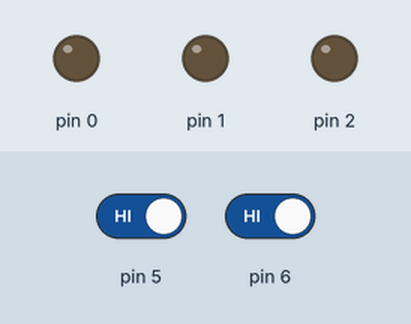
This sketch was run on a simulated Arduino Uno, built with avr-gcc and run on an emulated ATmega328P. Shown: output pins drawn as LEDs (lit = HIGH). The test bench sets the inputs (shaded band); at power-on: pin 5 HIGH, pin 6 HIGH.

Above: at 1.2 s.
1.3 s: pin 5 driven LOW
At 2.5 s:
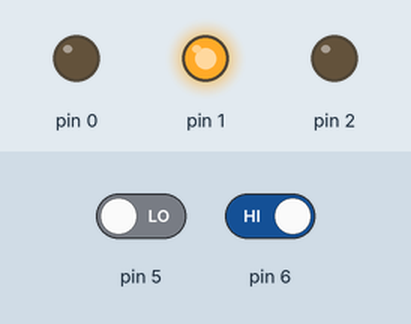
2.8 s: pin 6 driven LOW
At 3.6 s:
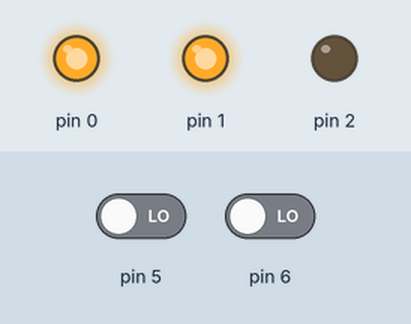
4.3 s: pin 5 driven HIGH
At 4.7 s:
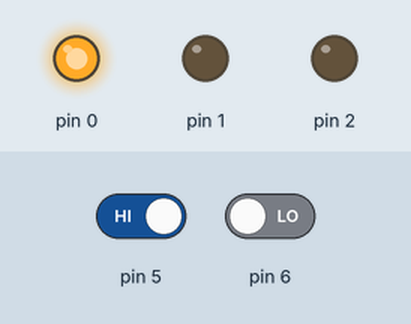
5.8 s: pin 6 driven HIGH
At 7.1 s:
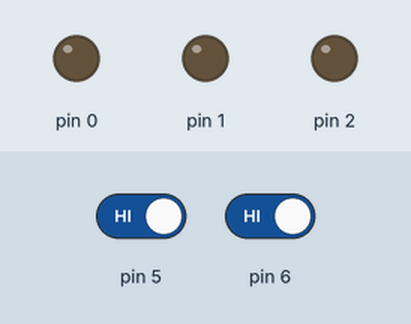
Timing chart, 0 to 8.3 s (numbered marks = the images above; inputs shaded):
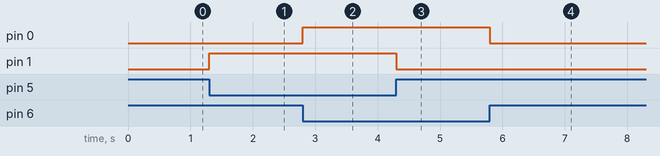

Measured:
- after the input at 1.3 s, pin 1: LOW → HIGH at once
- after the input at 2.8 s, pin 0: LOW → HIGH at once
- after the input at 4.3 s, pin 1: HIGH → LOW at once
- after the input at 5.8 s, pin 0: HIGH → LOW at once

The sketch:

laboratory-2-1.ino
```cpp
void setup() {
  pinMode(0, OUTPUT);
  pinMode(1, OUTPUT);
  pinMode(2, OUTPUT);
  // Задаем пины 5 и 6 как входы
  pinMode(5, INPUT);
  pinMode(6, INPUT);
}

void loop() {
  if (digitalRead(6) == 0) {
    digitalWrite(0, HIGH);
  } else {
    digitalWrite(0, LOW);
  }
  if (digitalRead(5) == 0) {
    digitalWrite(1, HIGH);
  } else {
    digitalWrite(1, LOW);
  }
}
```
